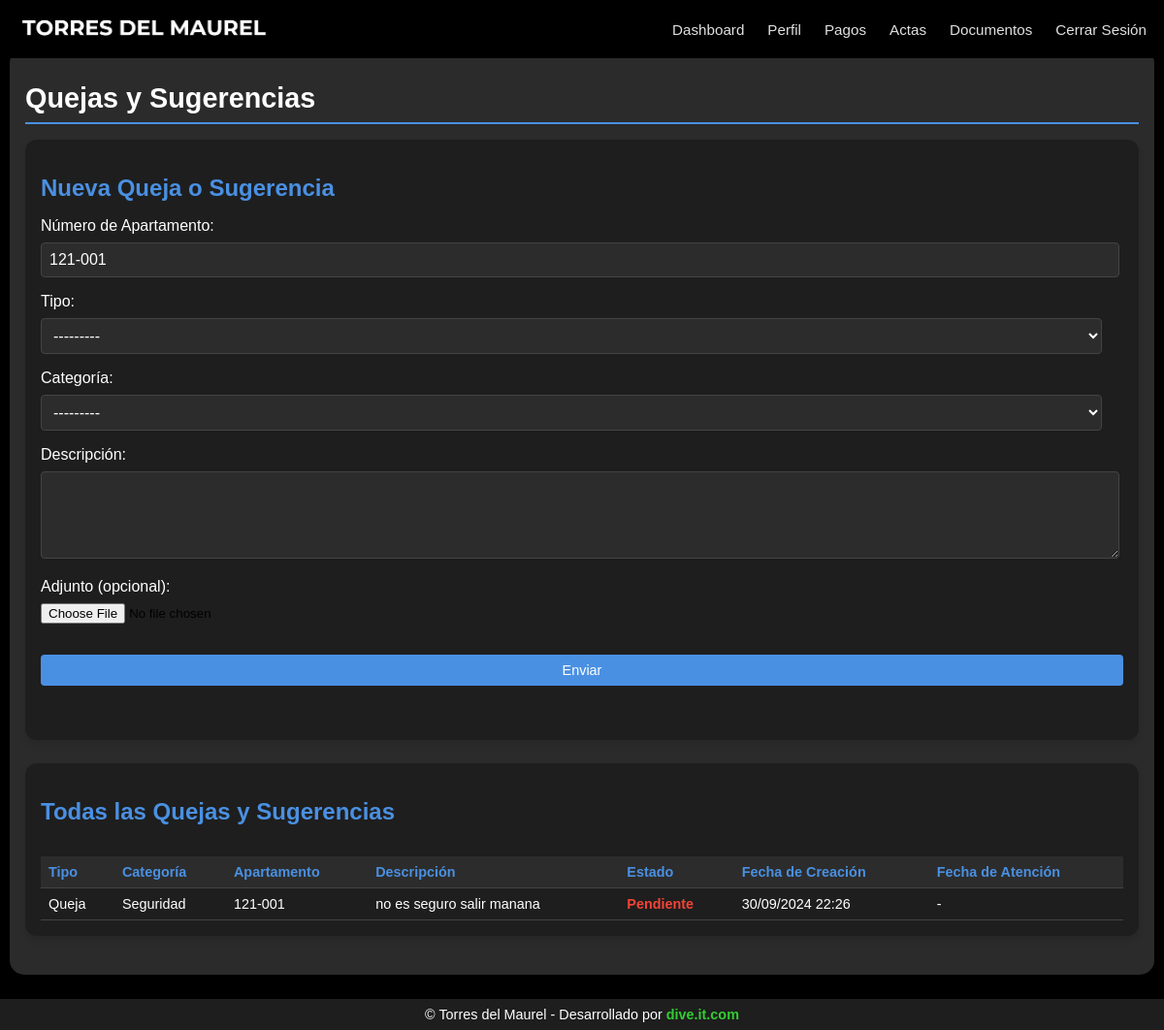
The app's page /qys/ (signed in) with its own data.
### website/models.py (models this page shows, shortened)
class CustomUser(AbstractUser):
    apartment_number = models.CharField(max_length=7, unique=True)
    email = models.EmailField(unique=True)
    phone_number = models.CharField(max_length=15, blank=True, null=True)
    is_first_login = models.BooleanField(default=True)
    is_debtor = models.BooleanField(default=False)

class ComplaintSuggestion(models.Model):
    TYPE_CHOICES = [
        ('queja', 'Queja'),
        ('sugerencia', 'Sugerencia'),
    ]
    CATEGORY_CHOICES = [
        ('mantenimiento', 'Mantenimiento'),
        ('seguridad', 'Seguridad'),
        ('ruido', 'Ruido'),
        ('limpieza', 'Limpieza'),
        ('estacionamiento', 'Estacionamiento'),
        ('otro', 'Otro'),
    ]
    STATUS_CHOICES = [
        ('pendiente', 'Pendiente'),
        ('en_progreso', 'En Progreso'),
        ('atendido', 'Atendido'),
    ]
    user = models.ForeignKey(CustomUser, on_delete=models.CASCADE)
    apartment_number = models.CharField(max_length=10)
    type = models.CharField(max_length=10, choices=TYPE_CHOICES)
    category = models.CharField(max_length=20, choices=CATEGORY_CHOICES)
    description = models.TextField()
    attachment = models.FileField(upload_to='qys_attachments/', null=True, blank=True)
    status = models.CharField(max_length=20, choices=STATUS_CHOICES, default='pendiente')
    created_at = models.DateTimeField(auto_now_add=True)
    attended_at = models.DateTimeField(null=True, blank=True)
    updated_at = models.DateTimeField(auto_now=True)
    class Meta:
        ordering = ['-created_at']

### website/views.py (the view, shortened to what this page needs)
# urls.py: path('qys/', views.qys, name='qys'),
@login_required
def qys(request):
    form = ComplaintSuggestionForm(user=request.user)
    all_qys = ComplaintSuggestion.objects.all().order_by('-created_at')
    return render(request, 'qys.html', {'form': form, 'all_qys': all_qys})

### website/forms.py
class ComplaintSuggestionForm(forms.ModelForm):
    class Meta:
        model = ComplaintSuggestion
        fields = ['apartment_number', 'type', 'category', 'description', 'attachment']
        labels = {
            'apartment_number': 'Número de Apartamento',
            'type': 'Tipo',
            'category': 'Categoría',
            'description': 'Descripción',
            'attachment': 'Adjunto (opcional)',
        }
        widgets = {
            'description': forms.Textarea(attrs={'rows': 4}),
        }
    def __init__(self, *args, **kwargs):
        user = kwargs.pop('user', None)
        super().__init__(*args, **kwargs)
        if user and user.apartment_number:
            self.fields['apartment_number'].initial = user.apartment_number
            self.fields['apartment_number'].widget.attrs['readonly'] = True

### website/templates/qys.html (shortened to what this page needs)
{% extends "base.html" %}
{% load static %}
{% block extra_css %}
<link rel="stylesheet" href="{% static 'css/qys.css' %}">
{% endblock %}
{% block content %}
<div class="dashboard-container qys-container">
    <h1>Quejas y Sugerencias</h1>
    <div class="qys-form-section">
        <h2>Nueva Queja o Sugerencia</h2>
        <form id="qys-form" method="post">
            {% for field in form %}
            <div class="form-group">
                {{ field.label_tag }}
                {{ field }}
            </div>
            {% endfor %}
            <button type="submit" class="submit-btn">Enviar</button>
        </form>
        <div id="submission-status" class="submission-status"></div>
    </div>
    <div class="all-submissions">
        <h2>Todas las Quejas y Sugerencias</h2>
        <div class="table-responsive">
            <table class="qys-table">
                <thead>
                    <tr>
                        <th>Tipo</th>
                        <th>Categoría</th>
                        <th>Apartamento</th>
                        <th>Descripción</th>
                        <th>Estado</th>
                        <th>Fecha de Creación</th>
                        <th>Fecha de Atención</th>
                    </tr>
                </thead>
                <tbody id="qys-table-body">
                    {% for qys in all_qys %}
                    <tr>
                        <td data-label="Tipo">{{ qys.get_type_display }}</td>
                        <td data-label="Categoría">{{ qys.get_category_display }}</td>
                        <td data-label="Apartamento">{{ qys.apartment_number }}</td>
                        <td data-label="Descripción">{{ qys.description|truncatewords:20 }}</td>
                        <td data-label="Estado" class="status-{{ qys.status }}">{{ qys.get_status_display }}</td>
                        <td data-label="Fecha de Creación">{{ qys.created_at|date:"d/m/Y H:i" }}</td>
                        <td data-label="Fecha de Atención">{{ qys.attended_at|date:"d/m/Y H:i"|default:"-" }}</td>
                    </tr>
                    {% empty %}
                    <tr id="no-qys-row">
                        <td colspan="{% if user.is_staff %}8{% else %}7{% endif %}">No hay quejas o sugerencias registradas.</td>
                    </tr>
                    {% endfor %}
                </tbody>
            </table>
        </div>
    </div>
</div>
{% endblock %}

### website/static/css/base.css (style rules this page uses)
body { font-family: Arial, sans-serif; background-color: black; margin: 0; padding: 0; }

### website/static/css/qys.css (style rules this page uses)
.qys-container { padding: 1rem; margin: 50px auto 25px; max-width: 100%; background-color: #2A2B2A; border-radius: 15px; box-shadow: 0 10px 20px rgba(0, 0, 0, 0.2); }
h1, h2 { color: #ffffff; margin-bottom: 1rem; }
h1 { font-size: 1.8rem; border-bottom: 2px solid #4a90e2; padding-bottom: 0.5rem; }
h2 { font-size: 1.5rem; color: #4a90e2; }
.qys-form-section, .all-submissions { background-color: #1e1e1e; border-radius: 12px; padding: 1rem; margin-bottom: 1.5rem; box-shadow: 0 4px 6px rgba(0, 0, 0, 0.1); }
.form-group { margin-bottom: 1rem; }
.form-group label { display: block; margin-bottom: 0.5rem; color: #ffffff; }
.form-group input[type="text"], .form-group select, .form-group textarea { width: 98%; padding: 0.5rem; border: 1px solid #444; border-radius: 4px; background-color: #2c2c2c; color: #ffffff; font-size: 1rem; }
.submit-btn, .delete-btn { background-color: #4a90e2; color: #ffffff; border: none; padding: 0.5rem 1rem; border-radius: 4px; cursor: pointer; font-size: 0.9rem; transition: background-color 0.3s ease; }
.submit-btn { width: 100%; margin-top: 1rem; }
.submission-status { margin-top: 1rem; padding: 0.75rem; border-radius: 4px; font-weight: bold; }
.table-responsive { overflow-x: auto; }
.qys-table { width: 100%; border-collapse: collapse; margin-top: 1rem; font-size: 0.9rem; }
.qys-table th, .qys-table td { padding: 0.5rem; text-align: left; border-bottom: 1px solid #444; }
.qys-table th { background-color: #2c2c2c; color: #4a90e2; }
td { color: white; }
.status-pendiente { color: #f44336; font-weight: bold; }

### records on screen
CustomUser: form "121-001"
ComplaintSuggestion: type "Queja", category "Seguridad", apartment_number "121-001", description "no es seguro salir manana", status "Pendiente", created_at "30/09/2024 22:26", attended_at "-"

### other values on screen
{{ field.label_tag }} "Número de Apartamento:" "Tipo:" "Categoría:" "Descripción:" "Adjunto (opcional):"
